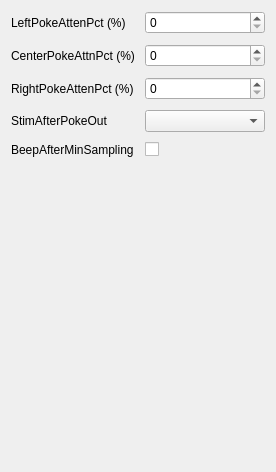
             <widget class="QWidget" name="lightIntensityScrollAreaWidgetContents">
              <property name="geometry">
               <rect>
                <x>0</x>
                <y>0</y>
                <width>276</width>
                <height>472</height>
               </rect>
              </property>
              <layout class="QGridLayout" name="gridLayout_25">
               <item row="0" column="0">
                <layout class="QFormLayout" name="lightIntensityFormLayout">
                 <property name="horizontalSpacing">
                  <number>10</number>
                 </property>
                 <property name="verticalSpacing">
                  <number>10</number>
                 </property>
                 <item row="0" column="0">
                  <widget class="QLabel" name="leftPokeAttenPctLabel">
                   <property name="text">
                    <string>LeftPokeAttenPct (%)</string>
                   </property>
                  </widget>
                 </item>
                 <item row="1" column="0">
                  <widget class="QLabel" name="centerPokeAttnPctLabel">
                   <property name="text">
                    <string>CenterPokeAttnPct (%)</string>
                   </property>
                  </widget>
                 </item>
                 <item row="2" column="0">
                  <widget class="QLabel" name="rightPokeAttenPctLabel">
                   <property name="text">
                    <string>RightPokeAttenPct (%)</string>
                   </property>
                  </widget>
                 </item>
                 <item row="3" column="0">
                  <widget class="QLabel" name="stimAfterPokeOutLabel">
                   <property name="text">
                    <string>StimAfterPokeOut</string>
                   </property>
                  </widget>
                 </item>
                 <item row="4" column="0">
                  <widget class="QLabel" name="beepAfterMinSamplingLabel">
                   <property name="text">
                    <string>BeepAfterMinSampling</string>
                   </property>
                  </widget>
                 </item>
                 <item row="4" column="1">
                  <widget class="QCheckBox" name="BeepAfterMinSampling"/>
                 </item>
                 <item row="2" column="1">
                  <widget class="QSpinBox" name="RightPokeAttenPct"/>
                 </item>
                 <item row="1" column="1">
                  <widget class="QSpinBox" name="CenterPokeAttnPct"/>
                 </item>
                 <item row="0" column="1">
                  <widget class="QSpinBox" name="LeftPokeAttenPct"/>
                 </item>
                 <item row="3" column="1">
                  <widget class="QComboBox" name="StimAfterPokeOut"/>
                 </item>
                </layout>
               </item>
              </layout>
             </widget>
